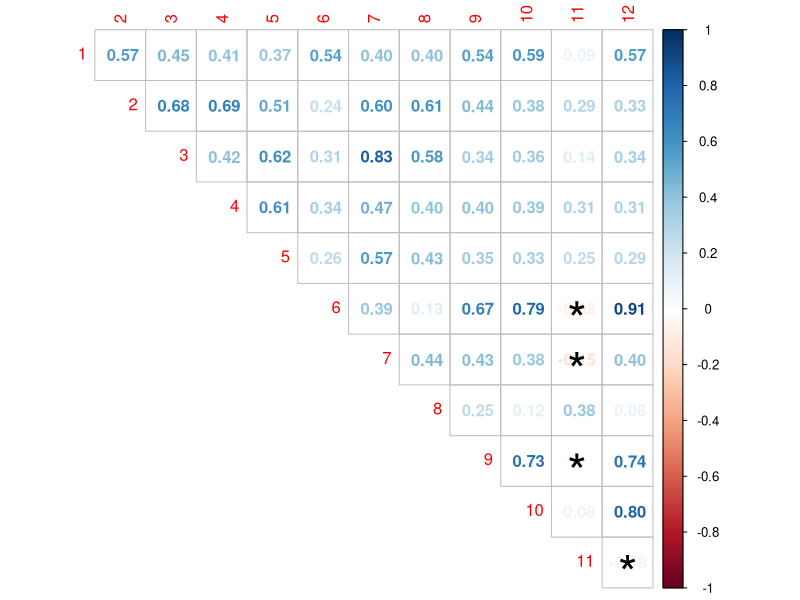
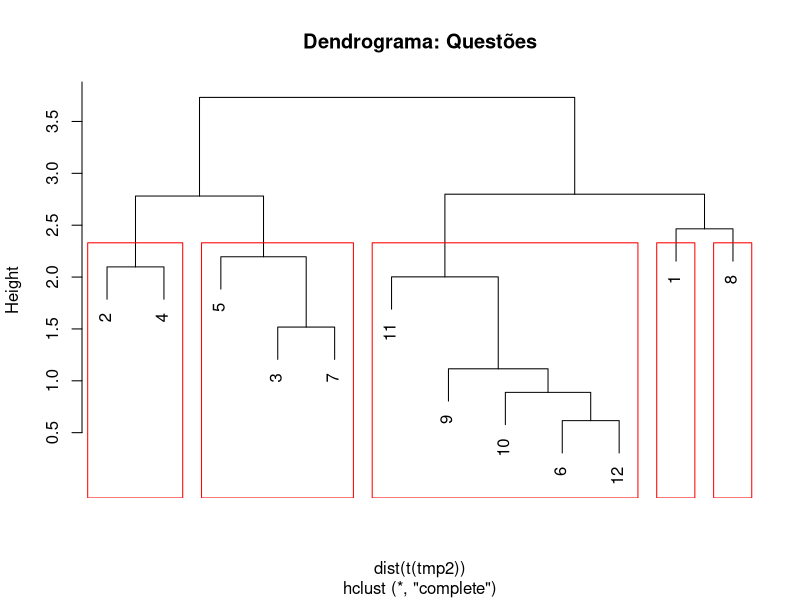
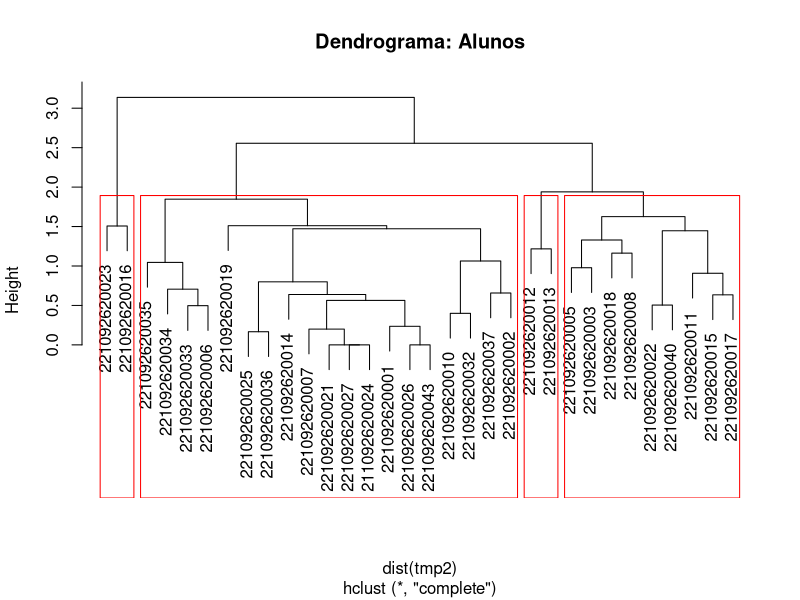

The R source for these figures, in order:
## ---- chunk 1
# bibliotecas
knitr::opts_chunk$set(echo = TRUE)
library(tidyverse)
library(corrplot)
library(knitr)

# importacao dados
db <- readxl::read_excel(
  path = "avaliacao basal codificado.xlsx", 
  sheet = 1
)

# organizacao dos dados
db <- db |> 
  filter(nchar(matricula) > 1) |> 
  mutate(
    questao = factor(questao, levels = as.numeric(unique(db$questao))),
    criterio1 = as.numeric(as.character(criterio1)),
    criterio2 = as.numeric(as.character(criterio2)),
    criterio3 = as.numeric(as.character(criterio3)),
    matricula = as.factor(matricula)
  )
## ---- chunk 2
# nota da prova escrita
tmp <- db |> 
  mutate(perc_item = rowMeans(cbind.data.frame(db$criterio1, db$criterio2, db$criterio3))) |> 
  select(-c(nome, criterio1:criterio3)) |> 
  group_by(matricula, questao) |> 
  pivot_wider(names_from = questao, values_from = perc_item) |> 
  ungroup()

tmp |> 
  mutate(
    aproveitamento = round(rowMeans(tmp[, -c(1, 2)], na.rm = T), 2),
    `1` = round(`1`, 2),
    `2` = round(`2`, 2),
    `3` = round(`3`, 2),
    `4` = round(`4`, 2),
    `5` = round(`5`, 2),
    `6` = round(`6`, 2),
    `7` = round(`7`, 2),
    `8` = round(`8`, 2),
    `9` = round(`9`, 2),
    `10` = round(`10`, 2),
    `11` = round(`11`, 2),
    `12` = round(`12`, 2)
  ) |> 
  kable(align = 'c', caption = 'Aproveitamento das notas entre [0,1].')

# desempenho da turma por questao
tmp |> 
  select(matricula, `1`:`12`) |> 
  pivot_longer(-matricula, names_to = 'questao', values_to = 'perc_item') |> 
  group_by(questao) |> 
  summarise(
    media = mean(perc_item),
    desvp = sd(perc_item),
    coefv = desvp / media
  ) |> 
  suppressMessages() |> 
  mutate(questao = as.numeric(as.character(questao))) |> 
  arrange(questao) |> 
  kable(align = 'c', caption = 'Aproveitamento da turma por questão.')

# desempenho da turma pode criterio de correcao
db |> 
  mutate(perc_item = rowMeans(cbind.data.frame(db$criterio1, db$criterio2, db$criterio3))) |> 
  select(-c(nome, questao, tipo)) |> 
  pivot_longer(-matricula, names_to = 'criterio', values_to = 'percentuais') |> 
  group_by(criterio) |> 
  summarise(
    media = mean(percentuais),
    desvp = sd(percentuais),
    coefv = desvp / media
  ) |> 
  kable(align = 'c', caption = 'Aproveitamento da turma por critério de correção.')
## ---- chunk 3
tmp2 <- tmp |> 
  select(`1`:`12`) |> 
  as.matrix()
rownames(tmp2) <- tmp$matricula

M <- tmp2 |> 
  cor() 
corrplot(
  corr = M, 
  p.mat = M, 
  sig.level = 0.05,
  insig = 'label_sig',
  method = 'number',
  diag = F,
  type = 'upper'
)
## ---- chunk 4
hc <- tmp2 |> 
  t() |> 
  dist() |> 
  hclust()
plot(hc, main = 'Dendrograma: Questões')
rect.hclust(hc, k = 5, border = "red")
hc2 <- tmp2 |> 
  dist() |> 
  hclust()
plot(hc2, main = 'Dendrograma: Alunos')
rect.hclust(hc2, k = 4, border = "red")
